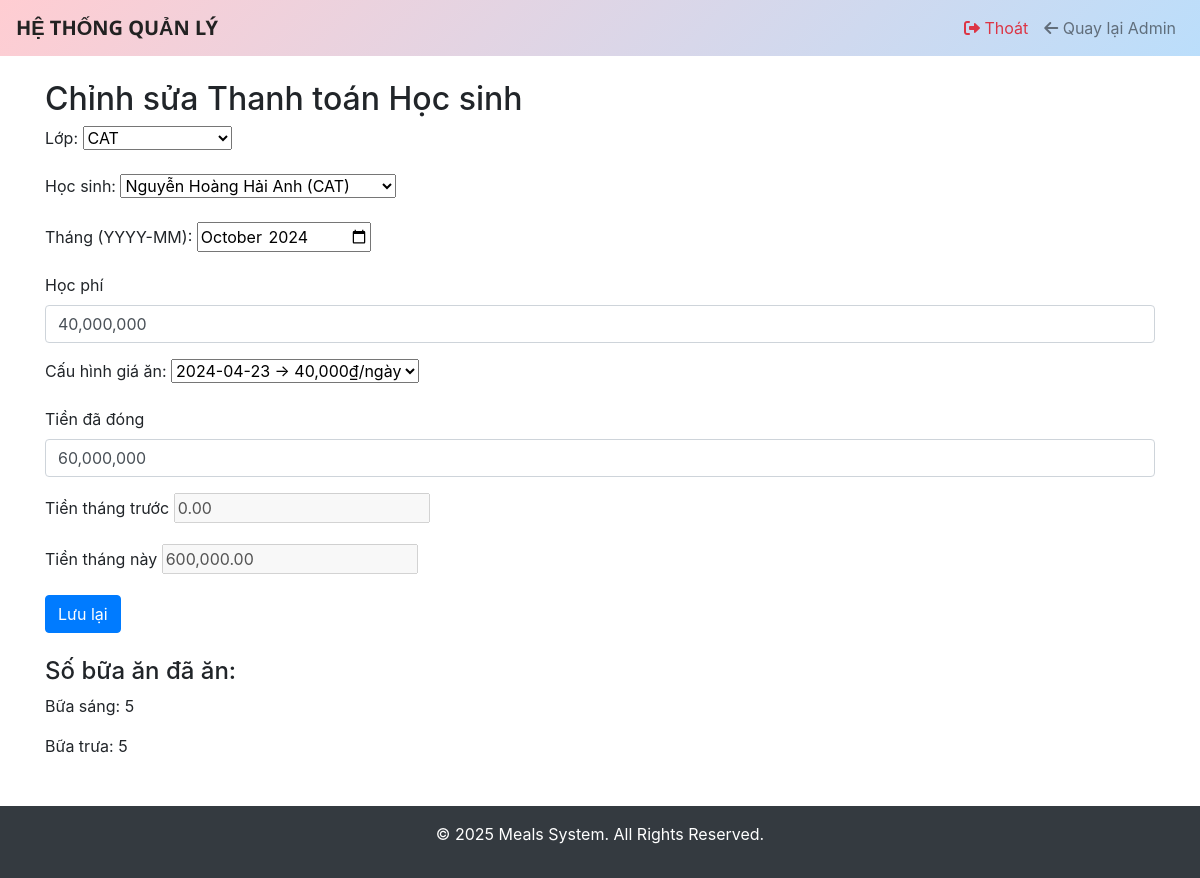
/meals/student-payment/edit/303/ (signed in), run on an earlier commit of the app's database.
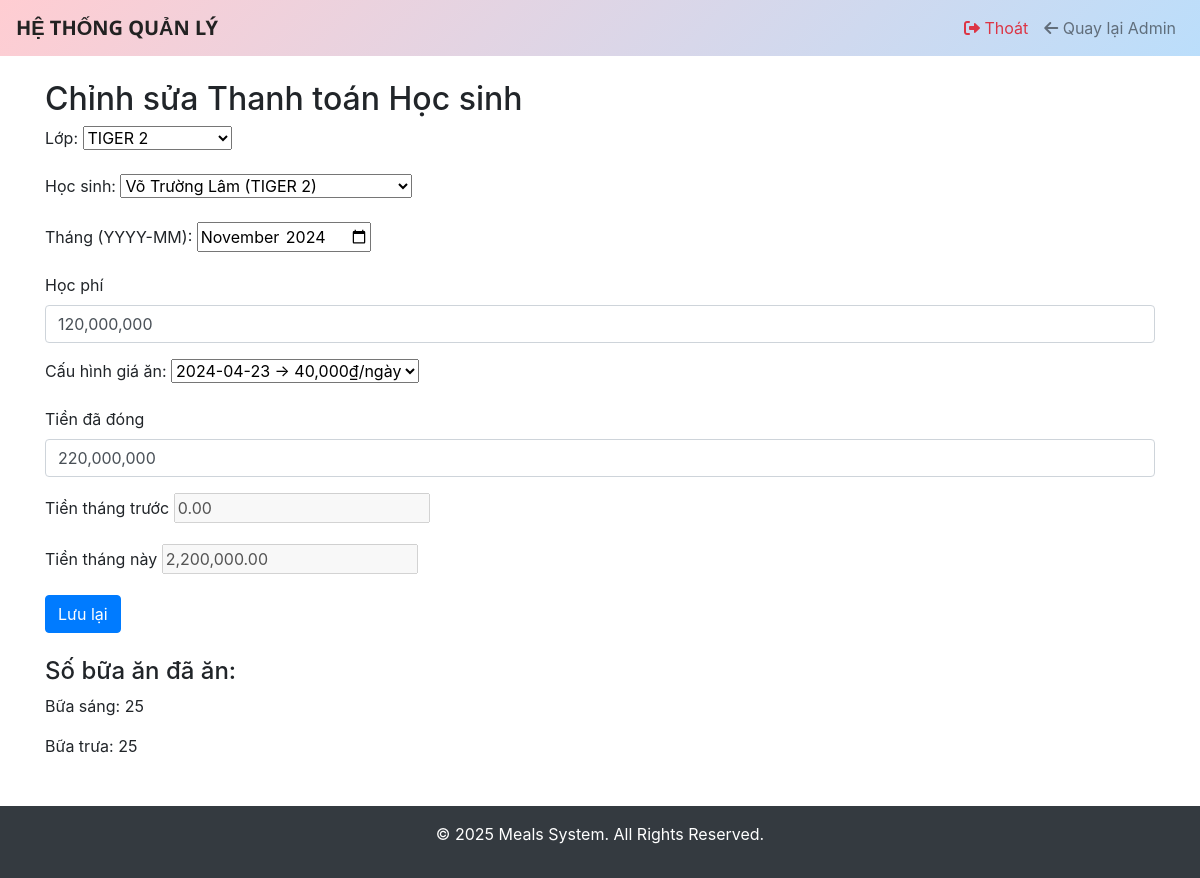
And on a later commit of the database.
### meals/models.py (models this page shows, shortened)
class StudentPayment(models.Model):
    class Meta:
        unique_together = ('student', 'month')
        verbose_name = "Công nợ học sinh"
        verbose_name_plural = "Công nợ học sinh"
        permissions = [
            ("view_statistics", "Có thể xem thống kê"),
        ]
    student = models.ForeignKey(
        'Student',
        on_delete=models.CASCADE,
        verbose_name="Học sinh"
    )
    month = models.CharField(
        max_length=7,
        verbose_name="Tháng",
        help_text="Chọn tháng theo định dạng YYYY‑MM"
    )
    tuition_fee = models.DecimalField(
        max_digits=10,
        decimal_places=2,
        verbose_name="Học phí"
    )
    amount_paid = models.DecimalField(
        max_digits=10,
        decimal_places=2,
        verbose_name="Số tiền đã đóng"
    )
    remaining_balance = models.DecimalField(
        max_digits=10,
        decimal_places=2,
        null=True,
        blank=True,
        verbose_name="Số dư"
    )
    meal_price = models.ForeignKey(
        MealPrice,
        on_delete=models.PROTECT,
        verbose_name="Cấu hình giá ăn",
        help_text="Chọn cấu hình giá ăn áp dụng cho tháng này"
    )

### meals/views.py (the view)
# urls.py: path('student-payment/edit/', login_required(views.student_payment_edit), name='student_payment_edit'),
@login_required(login_url='login')
@permission_required('meals.change_studentpayment', raise_exception=True)
def student_payment_edit(request, pk=None):
    classrooms = ClassRoom.objects.all()
    payment = get_object_or_404(StudentPayment, pk=pk) if pk else None
    if request.method == "POST":
        student_id = request.POST.get('student')
        month_val  = request.POST.get('month')
        dup_qs = StudentPayment.objects.filter(student_id=student_id, month=month_val)
        if payment:
            dup_qs = dup_qs.exclude(pk=payment.pk)
        duplicate = dup_qs.first()
        form_instance = duplicate if duplicate else payment
        form = StudentPaymentForm(request.POST, instance=form_instance)
        if form.is_valid():
            saved = form.save()
            AuditLog.objects.create(
                user    = request.user,
                action  = 'change',
                path    = request.path,
                data    = json.dumps({
                    'model':           'studentpayment',
                    'object_id':       saved.pk,
                    'student_name':    saved.student.name,
                    'classroom_name':  saved.student.classroom.name,
                    'tuition_fee': format(saved.tuition_fee, ",.2f"),
                    'amount_paid': format(saved.amount_paid, ",.2f"),
                    'meal_price':  format(saved.meal_price.daily_price, ",.2f") if saved.meal_price else "0.00",
                    'month':           month_val,
                }, ensure_ascii=False)
            )
            if duplicate and payment and duplicate.pk != payment.pk:
                payment.delete()
            payments = list(
                StudentPayment.objects
                .filter(student=saved.student)
                .order_by('month')
            )
            prior = Decimal('0')
            for p in payments:
                year, mon = map(int, p.month.split('-'))
                recs = MealRecord.objects.filter(
                    student=p.student,
                    date__year=year, date__month=mon,
                    meal_type__in=['Bữa sáng','Bữa trưa']
                ).filter(
                    Q(status='Đủ') | Q(status='Thiếu', non_eat=2)
                )
                meal_cost = sum(
                    p.meal_price.breakfast_price if r.meal_type=='Bữa sáng' else p.meal_price.lunch_price
                    for r in recs
                )
                p.remaining_balance = (
                    p.amount_paid
                    - p.tuition_fee
                    - meal_cost
                    +prior
                )
                prior = p.remaining_balance
            with transaction.atomic():
                StudentPayment.objects.bulk_update(payments, ['remaining_balance'])
            messages.success(request, "Lưu thành công")
            return redirect(request.path)
        else:
            errs = sum(form.errors.values(), [])
            messages.error(request, "Lỗi: " + "; ".join(errs))
    else:
        form = StudentPaymentForm(instance=payment)
    breakfast_count = lunch_count = 0
    if form.instance and form.instance.pk:
        y, mon = map(int, form.instance.month.split('-'))
        breakfast_count = MealRecord.objects.filter(
            student=form.instance.student,
            date__year=y, date__month=mon,
            meal_type='Bữa sáng'
        ).filter(Q(status='Đủ')|Q(status='Thiếu', non_eat=2)).count()
        lunch_count = MealRecord.objects.filter(
            student=form.instance.student,
            date__year=y, date__month=mon,
            meal_type='Bữa trưa'
        ).filter(Q(status='Đủ')|Q(status='Thiếu', non_eat=2)).count()
    return render(request, 'payments/student_payment_form.html', {
        'form':            form,
        'classrooms':      classrooms,
        'is_edit':         bool(payment),
        'breakfast_count': breakfast_count,
        'lunch_count':     lunch_count,
    })

### meals/models.py (called while the page is built)
    def __str__(self):
        return f"{self.effective_date:%Y-%m-%d} → {self.daily_price:,}₫/ngày"

    def __str__(self):
        return self.name

    def __str__(self):
        return f"{self.name} ({self.classroom})"

### meals/templates/payments/student_payment_form.html (shortened to what this page needs)
{% extends "layout.html" %}
{% load static %}
{% block content %}
<h2>Chỉnh sửa Thanh toán Học sinh</h2>
<form method="post" id="payment-form">
    <div class="form-group">
        {{ form.classroom.label_tag }}
        {{ form.classroom }}
    </div>
    <div class="form-group">
        {{ form.student.label_tag }}
        {{ form.student }}
    </div>
    <div class="form-group">
        {{ form.month.label_tag }}
        {{ form.month }}
    </div>
    <div class="form-group">
        <label for="id_tuition_fee">{{ form.tuition_fee.label }}</label>
        <input type="text" id="id_tuition_fee" name="tuition_fee" class="form-control money"
               value="{{ form.tuition_fee.value|default_if_none:'' }}">
    </div>
    <div class="form-group">
        {{ form.meal_price.label_tag }}
        {{ form.meal_price }}
    </div>
    <div class="form-group">
        <label for="id_amount_paid">{{ form.amount_paid.label }}</label>
        <input type="text" id="id_amount_paid" name="amount_paid" class="form-control money"
               value="{{ form.amount_paid.value|default_if_none:'' }}">
    </div>
    <div class="form-group">
        <label for="id_prev_month_balance">Tiền tháng trước</label>
        {{ form.prev_month_balance }}
    </div>
    <div class="form-group">
        <label for="id_current_month_payment">Tiền tháng này</label>
        {{ form.current_month_payment }}
    </div>
    <button type="submit" class="btn btn-primary">Lưu lại</button>
</form>
<div id="meal-counts" class="mt-4">
    <h4>Số bữa ăn đã ăn:</h4>
    <p>Bữa sáng: <span id="breakfast_count">{{ breakfast_count|default:"0" }}</span></p>
    <p>Bữa trưa: <span id="lunch_count">{{ lunch_count|default:"0" }}</span></p>
</div>
{% endblock %}

What changed in the data, as far as the page shows it:
changed StudentPayment: student "Nguyễn Hoàng Hải Anh (CAT)" → "Võ Trường Lâm (TIGER 2)"; month "2024-10" → "2024-11"; tuition_fee "40,000,000" → "120,000,000"; amount_paid "60,000,000" → "220,000,000"
Also different on the page:
form field classroom: "CAT" → "TIGER 2"
form field current_month_payment: "600,000.00" → "2,200,000.00"
{{ breakfast_count|default:"0" }}: "5" → "25"
{{ lunch_count|default:"0" }}: "5" → "25"
